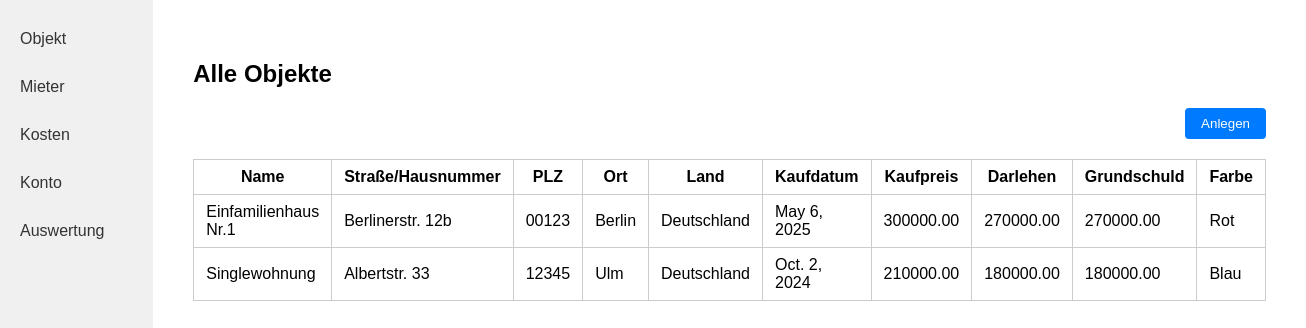
The app's page /, older data.
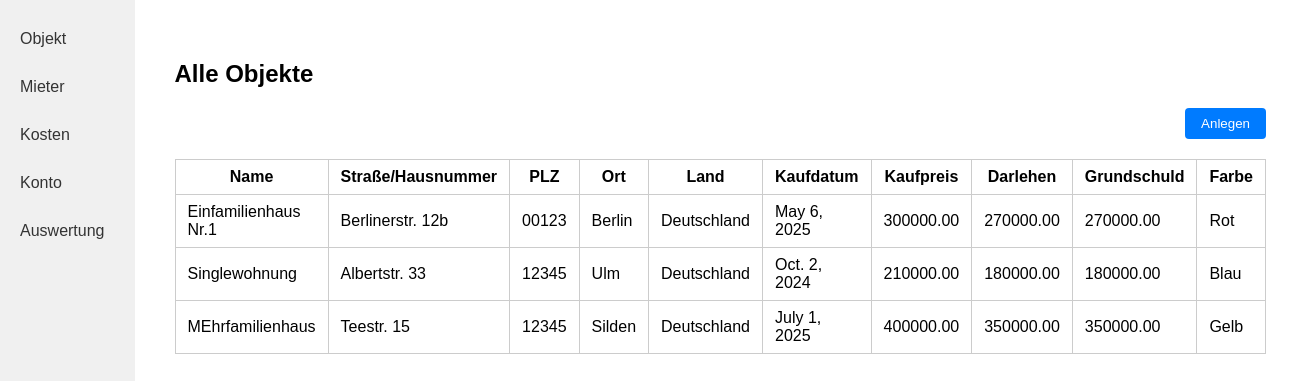
The same page, newer data.
### kostenpruefung_mietobjekte_app/models.py (models this page shows, shortened)
class Mietobjekt(models.Model):
    created_by = models.ForeignKey(User, on_delete=models.CASCADE, related_name="mietobjekte_created", null=True, blank=True)
    name = models.CharField(max_length=255)
    strasse_hausnummer = models.CharField(max_length=255)
    plz = models.CharField(max_length=10) # 2 - 10 characters (numbers and letters)
    ort = models.CharField(max_length=100)
    land = models.CharField(max_length=100)
    kaufdatum = models.DateField()
    kaufpreis = models.DecimalField(max_digits=10, decimal_places=2)
    darlehen = models.DecimalField(max_digits=10, decimal_places=2)
    grundschuld = models.DecimalField(max_digits=10, decimal_places=2)
    FARBE_CHOICES = [
        ('rot', 'Rot'),
        ('blau', 'Blau'),
        ('gruen', 'Grün'),
        ('gelb', 'Gelb'),
        ('schwarz', 'Schwarz'),
    ]
    farbe = models.CharField(max_length=20, choices=FARBE_CHOICES)

### kostenpruefung_mietobjekte_app/views.py (the view)
# urls.py: path('', objekt_index, name='objekt_index'),
def objekt_index(request):
    objekte = Mietobjekt.objects.all()
    return render(request, 'kostenpruefung_mietobjekte_app/objekt_index.html', {'objekte': objekte})

### kostenpruefung_mietobjekte_app/templates/kostenpruefung_mietobjekte_app/objekt_index.html (shortened to what this page needs)
{% load static %}
<!DOCTYPE html>
<html lang="de">
<head>
    <link rel="stylesheet" href="{% static 'kostenpruefung_mietobjekte_app/style.css' %}">
</head>
<body>
<div class="flex-container">
    <nav class="sidebar">
        <a class="sidebar-link" href="{% url 'objekt_index' %}">Objekt</a>
        <a class="sidebar-link" href="{% url 'mieter' %}">Mieter</a>
        <a class="sidebar-link" href="{% url 'rechnungen' %}">Kosten</a>
        <a class="sidebar-link" href="#">Konto</a>
        <a class="sidebar-link" href="#">Auswertung</a>
    </nav>
    <div class="main-content">
        <h2>Alle Objekte</h2>
        <form action="{% url 'mietobjekt_create' %}" method="get" style="margin-bottom: 16px;">
            <button class="action-btn" type="submit">Anlegen</button>
        </form>
        <table class="object-table">
            <tr>
                <th>Name</th>
                <th>Straße/Hausnummer</th>
                <th>PLZ</th>
                <th>Ort</th>
                <th>Land</th>
                <th>Kaufdatum</th>
                <th>Kaufpreis</th>
                <th>Darlehen</th>
                <th>Grundschuld</th>
                <th>Farbe</th>
            </tr>
            {% for o in objekte %}
            <tr>
                <td>{{ o.name }}</td>
                <td>{{ o.strasse_hausnummer }}</td>
                <td>{{ o.plz }}</td>
                <td>{{ o.ort }}</td>
                <td>{{ o.land }}</td>
                <td>{{ o.kaufdatum }}</td>
                <td>{{ o.kaufpreis }}</td>
                <td>{{ o.darlehen }}</td>
                <td>{{ o.grundschuld }}</td>
                <td>{{ o.get_farbe_display }}</td>
            </tr>
            {% empty %}
            <tr>
                <td colspan="10">Keine Objekte vorhanden.</td>
            </tr>
            {% endfor %}
        </table>
    </div>
</div>
</body>
</html>

### kostenpruefung_mietobjekte_app/static/kostenpruefung_mietobjekte_app/style.css (style rules this page uses)
body { margin: 0; font-family: Arial, sans-serif; }
.flex-container { display: flex; }
.sidebar { width: 200px; background: #f0f0f0; height: 100vh; padding: 20px 0; }
.sidebar-link { display: block; padding: 10px 20px; color: #333; text-decoration: none; margin-bottom: 10px; }
.main-content { flex: 1; padding: 40px; }
.object-table { width: 100%; border-collapse: collapse; }
.object-table th, .object-table td { border: 1px solid #ccc; padding: 8px 12px; }
.action-btn { float: right; padding: 8px 16px; background: #007bff; color: #fff; border: none; border-radius: 4px; cursor: pointer; margin-bottom: 20px; }

Row changes from the older to the newer data that the page shows:
added Mietobjekt: name "MEhrfamilienhaus", strasse_hausnummer "Teestr. 15", plz "12345", ort "Silden", land "Deutschland", kaufdatum "July 1, 2025", kaufpreis "400000.00", darlehen "350000.00", grundschuld "350000.00", farbe "Gelb"
